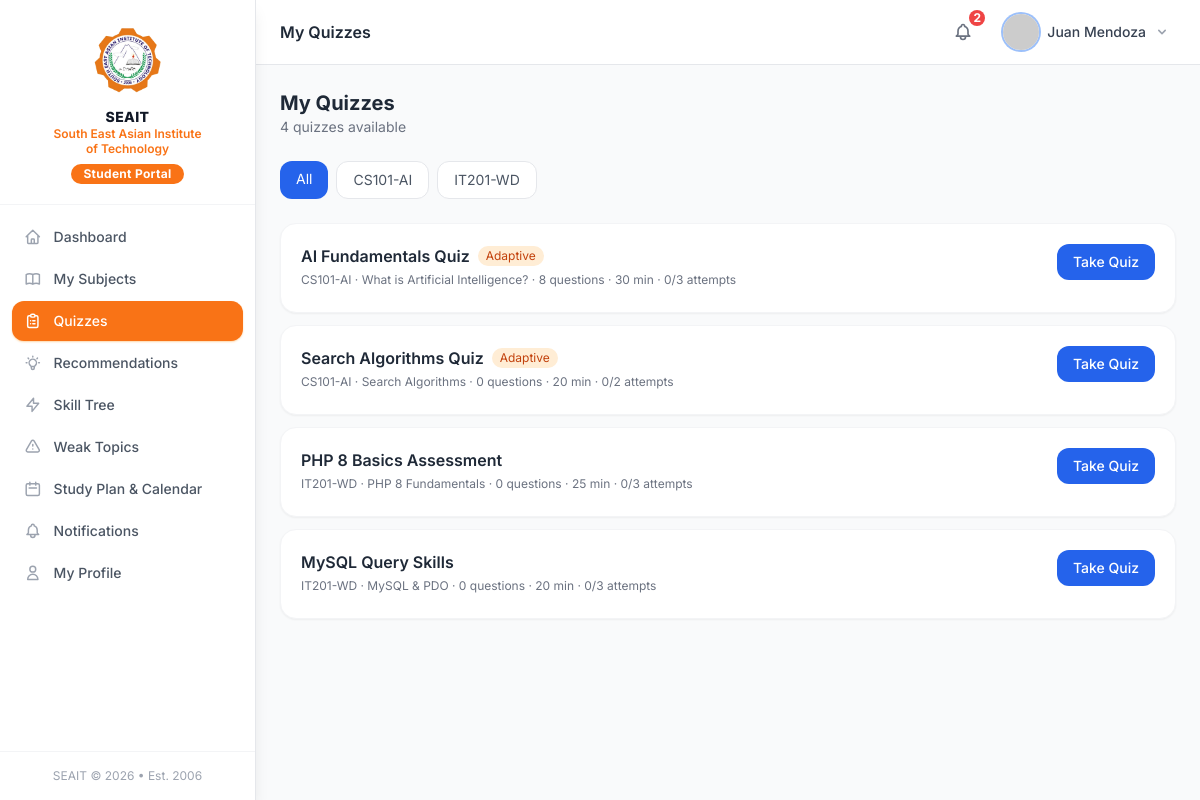
/modules/student/quiz_list.php (signed in), run on the app's committed database.
### tables this page shows
CREATE TABLE courses (
    id              INT UNSIGNED AUTO_INCREMENT PRIMARY KEY,
    teacher_id      INT UNSIGNED NOT NULL,
    department_id   INT UNSIGNED DEFAULT NULL,
    title           VARCHAR(200) NOT NULL,
    code            VARCHAR(30)  NOT NULL UNIQUE,
    description     TEXT         DEFAULT NULL,
    thumbnail       VARCHAR(255) DEFAULT NULL,
    credits         TINYINT UNSIGNED DEFAULT 3,
    is_published    TINYINT(1)   NOT NULL DEFAULT 0,
    is_active       TINYINT(1)   NOT NULL DEFAULT 1,
    created_at      DATETIME     NOT NULL DEFAULT CURRENT_TIMESTAMP,
    updated_at      DATETIME     NOT NULL DEFAULT CURRENT_TIMESTAMP ON UPDATE CURRENT_TIMESTAMP,
    FOREIGN KEY (teacher_id)    REFERENCES teachers(id)    ON DELETE CASCADE,
    FOREIGN KEY (department_id) REFERENCES departments(id) ON DELETE SET NULL,
    INDEX idx_teacher    (teacher_id),
    INDEX idx_published  (is_published),
    INDEX idx_active     (is_active)
);

CREATE TABLE quizzes (
    id              INT UNSIGNED AUTO_INCREMENT PRIMARY KEY,
    course_id       INT UNSIGNED NOT NULL,
    lesson_id       INT UNSIGNED DEFAULT NULL,
    teacher_id      INT UNSIGNED NOT NULL,
    title           VARCHAR(200) NOT NULL,
    description     TEXT         DEFAULT NULL,
    instructions    TEXT         DEFAULT NULL,
    time_limit      SMALLINT UNSIGNED DEFAULT NULL COMMENT 'minutes; NULL = no limit',
    passing_score   TINYINT UNSIGNED NOT NULL DEFAULT 60,
    max_attempts    TINYINT UNSIGNED NOT NULL DEFAULT 3,
    shuffle_questions TINYINT(1) NOT NULL DEFAULT 0,
    shuffle_choices   TINYINT(1) NOT NULL DEFAULT 0,
    show_results    TINYINT(1)   NOT NULL DEFAULT 1,
    is_adaptive     TINYINT(1)   NOT NULL DEFAULT 0,
    is_published    TINYINT(1)   NOT NULL DEFAULT 0,
    scheduled_at    DATETIME     DEFAULT NULL,
    deadline        DATETIME     DEFAULT NULL,
    join_code       VARCHAR(10)  DEFAULT NULL,
    created_at      DATETIME     NOT NULL DEFAULT CURRENT_TIMESTAMP,
    updated_at      DATETIME     NOT NULL DEFAULT CURRENT_TIMESTAMP ON UPDATE CURRENT_TIMESTAMP,
    FOREIGN KEY (course_id)  REFERENCES courses(id)  ON DELETE CASCADE,
    FOREIGN KEY (lesson_id)  REFERENCES lessons(id)  ON DELETE SET NULL,
    FOREIGN KEY (teacher_id) REFERENCES teachers(id) ON DELETE CASCADE,
    INDEX idx_course     (course_id),
    INDEX idx_lesson     (lesson_id),
    INDEX idx_published  (is_published),
    INDEX idx_deadline   (deadline),
    UNIQUE KEY uk_join_code (join_code)
);

CREATE TABLE lessons (
    id          INT UNSIGNED AUTO_INCREMENT PRIMARY KEY,
    course_id   INT UNSIGNED NOT NULL,
    title       VARCHAR(200) NOT NULL,
    description TEXT         DEFAULT NULL,
    sort_order  SMALLINT UNSIGNED NOT NULL DEFAULT 0,
    is_published TINYINT(1)  NOT NULL DEFAULT 0,
    created_at  DATETIME     NOT NULL DEFAULT CURRENT_TIMESTAMP,
    updated_at  DATETIME     NOT NULL DEFAULT CURRENT_TIMESTAMP ON UPDATE CURRENT_TIMESTAMP,
    FOREIGN KEY (course_id) REFERENCES courses(id) ON DELETE CASCADE,
    INDEX idx_course    (course_id),
    INDEX idx_sort      (sort_order),
    INDEX idx_published (is_published)
);

### core/Auth.php (called while the page is built, shortened)
<?php
class Auth
{
    public static function id(): ?int
    {
        return $_SESSION['user_id'] ?? null;
    }
}

### core/Database.php (called while the page is built, shortened)
<?php
class Database
{
    private static ?PDO $instance = null;
    public static function getInstance(): PDO
    {
        if (self::$instance === null) {
            $dsn = sprintf(
                'mysql:host=%s;port=%s;dbname=%s;charset=%s',
                DB_HOST, DB_PORT, DB_NAME, DB_CHARSET
            );
            $options = [
                PDO::ATTR_ERRMODE            => PDO::ERRMODE_EXCEPTION,
                PDO::ATTR_DEFAULT_FETCH_MODE => PDO::FETCH_ASSOC,
                PDO::ATTR_EMULATE_PREPARES   => false,
                PDO::MYSQL_ATTR_INIT_COMMAND => "SET NAMES utf8mb4 COLLATE utf8mb4_unicode_ci",
            ];
            try {
                self::$instance = new PDO($dsn, DB_USER, DB_PASS, $options);
            } catch (PDOException $e) {
                if (APP_DEBUG) {
                    die('Database connection failed: ' . $e->getMessage());
                }
                die('A database error occurred. Please try again later.');
            }
        }
        return self::$instance;
    }
    public static function query(string $sql, array $params = []): PDOStatement
    {
        $stmt = self::getInstance()->prepare($sql);
        $stmt->execute($params);
        return $stmt;
    }
    public static function fetchOne(string $sql, array $params = []): ?array
    {
        $row = self::query($sql, $params)->fetch();
        return $row ?: null;
    }
    public static function fetchAll(string $sql, array $params = []): array
    {
        return self::query($sql, $params)->fetchAll();
    }
}

### core/Helpers.php (called while the page is built, shortened)
<?php
function e(mixed $value): string
{
    return htmlspecialchars((string) $value, ENT_QUOTES | ENT_HTML5, 'UTF-8');
}
function getInt(string $key, int $default = 0): int
{
    return (int) ($_GET[$key] ?? $default);
}
function getStudentProfile(int $userId): ?array
{
    return Database::fetchOne(
        "SELECT s.*, u.first_name, u.last_name, u.email, u.avatar
         FROM students s JOIN users u ON u.id = s.user_id
         WHERE u.id = ? LIMIT 1",
        [$userId]
    );
}

### modules/student/quiz_list.php (the view, shortened to what this page needs)
<?php
$student  = getStudentProfile(Auth::id());
$sid      = (int)$student['id'];
$courseId = getInt('course_id');
$where    = "WHERE (q.is_published=1 OR (q.scheduled_at IS NOT NULL AND q.scheduled_at <= NOW())) AND e.student_id=? AND e.status='active'";
$params   = [$sid];
$quizzes = Database::fetchAll(
    "SELECT q.*, c.title course_title, c.code course_code, l.title lesson_title,
            COUNT(DISTINCT qq.id) question_count,
            COALESCE(best.best_score,NULL) best_score,
            COALESCE(att.attempt_count,0) attempt_count,
            in_prog.id in_progress_id
     FROM quizzes q
     JOIN courses c ON c.id=q.course_id
     JOIN enrollments e ON e.course_id=c.id
     LEFT JOIN lessons l ON l.id=q.lesson_id
     LEFT JOIN quiz_questions qq ON qq.quiz_id=q.id
     LEFT JOIN (
         SELECT quiz_id, MAX(percentage) best_score
         FROM quiz_attempts WHERE student_id=? AND status='completed' GROUP BY quiz_id
     ) best ON best.quiz_id=q.id
     LEFT JOIN (
         SELECT quiz_id, COUNT(*) attempt_count FROM quiz_attempts WHERE student_id=? GROUP BY quiz_id
     ) att ON att.quiz_id=q.id
     LEFT JOIN (
         SELECT id, quiz_id FROM quiz_attempts WHERE student_id=? AND status='in_progress' ORDER BY id DESC LIMIT 1
     ) in_prog ON in_prog.quiz_id=q.id
     {$where}
     GROUP BY q.id ORDER BY q.deadline ASC, q.created_at DESC",
    array_merge([$sid,$sid,$sid], $params)
);
$courses = Database::fetchAll(
    "SELECT DISTINCT c.id,c.title,c.code FROM courses c JOIN enrollments e ON e.course_id=c.id WHERE e.student_id=? AND e.status='active' ORDER BY c.title",[$sid]
);
$now = time();
?>
<!DOCTYPE html>
<html lang="en">
<head><?php include __DIR__ . '/../../includes/components/head.php'; ?></head>
<body class="bg-gray-50 min-h-screen">
<?php include __DIR__ . '/../../includes/components/sidebar_student.php'; ?>
<div class="md:ml-64 flex flex-col min-h-screen">
<?php include __DIR__ . '/../../includes/components/topbar.php'; ?>
<main class="flex-1 p-4 md:p-6 fade-in">
<div class="mb-6">
    <h2 class="text-xl font-bold text-gray-800">My Quizzes</h2>
    <p class="text-sm text-gray-500"><?= count($quizzes) ?> quizzes available</p>
</div>
<div class="flex gap-2 overflow-x-auto pb-1 mb-5">
    <a href="<?= BASE_URL ?>/modules/student/quiz_list.php"
       class="px-4 py-2 rounded-xl text-sm whitespace-nowrap flex-shrink-0 <?= !$courseId?'bg-blue-600 text-white':'bg-white border border-gray-200 text-gray-600 hover:bg-gray-50' ?>">
        All
    </a>
    <?php foreach ($courses as $c): ?>
    <a href="?course_id=<?= $c['id'] ?>"
       class="px-4 py-2 rounded-xl text-sm whitespace-nowrap flex-shrink-0 <?= $courseId==$c['id']?'bg-blue-600 text-white':'bg-white border border-gray-200 text-gray-600 hover:bg-gray-50' ?>">
        <?= e($c['code']) ?>
    </a>
    <?php endforeach; ?>
</div>
<div class="space-y-3">
<?php foreach ($quizzes as $q):
    $taken     = $q['best_score'] !== null;
    $expired   = $q['deadline'] && strtotime($q['deadline']) < $now;
    $maxed     = (int)$q['attempt_count'] >= (int)$q['max_attempts'];
    $inProg    = $q['in_progress_id'];
    $canTake   = !$expired && !$maxed;
?>
<div class="bg-white rounded-2xl shadow-sm border <?= $inProg?'border-amber-200':($taken?'border-green-100':'border-gray-100') ?> p-5">
    <div class="flex flex-col sm:flex-row sm:items-start justify-between gap-3">
        <div class="flex-1 min-w-0">
            <div class="flex items-center gap-2 flex-wrap mb-1">
                <h3 class="font-semibold text-gray-800"><?= e($q['title']) ?></h3>
                <?php if ($q['is_adaptive']): ?>
                <span class="px-2 py-0.5 rounded-full text-xs bg-orange-100 text-orange-700">Adaptive</span>
                <?php endif; ?>
            </div>
            <p class="text-xs text-gray-500 mb-1">
                <?= e($q['course_code']) ?>
                <?php if ($q['lesson_title']): ?> · <?= e($q['lesson_title']) ?><?php endif; ?>
                · <?= $q['question_count'] ?> questions
                <?php if ($q['time_limit']): ?> · <?= $q['time_limit'] ?> min<?php endif; ?>
                · <?= $q['attempt_count'] ?>/<?= $q['max_attempts'] ?> attempts
            </p>
        </div>
        <div class="flex items-center gap-2 flex-shrink-0">
            <?php if ($canTake && !$taken && !$inProg): ?>
            <a href="<?= BASE_URL ?>/modules/student/take_quiz.php?quiz_id=<?= $q['id'] ?>"
               class="px-4 py-2 bg-blue-600 text-white text-sm font-medium rounded-xl hover:bg-blue-700 transition">
                Take Quiz
            </a>
            <?php endif; ?>
        </div>
    </div>
</div>
<?php endforeach; ?>
</div>
</main>
</div>
</body>
</html>

### includes/components/head.php (style rules this page uses)
body { font-family: 'Inter', system-ui, sans-serif; }
.fade-in { animation: fadeIn .25s ease-in-out; }

### data on the page
courses: code "CS101-AI"
courses: code "IT201-WD"
quizzes: title "AI Fundamentals Quiz", is_adaptive "Adaptive", course.code "CS101-AI", lesson.title "What is Artificial Intelligence?", question_count "8", time_limit "30", attempt_count "0", max_attempts "3"
quizzes: title "Search Algorithms Quiz", is_adaptive "Adaptive", course.code "CS101-AI", lesson.title "Search Algorithms", question_count "0", time_limit "20", attempt_count "0", max_attempts "2"
quizzes: title "PHP 8 Basics Assessment", course.code "IT201-WD", lesson.title "PHP 8 Fundamentals", question_count "0", time_limit "25", attempt_count "0", max_attempts "3"
quizzes: title "MySQL Query Skills", course.code "IT201-WD", lesson.title "MySQL & PDO", question_count "0", time_limit "20", attempt_count "0", max_attempts "3"

### other printed values
$item['label'] "Dashboard"
$item['label'] "My Subjects"
$item['label'] "Quizzes"
$item['label'] "Recommendations"
$item['label'] "Skill Tree"
$item['label'] "Weak Topics"
$item['label'] "Study Plan & Calendar"
$item['label'] "Notifications"
$item['label'] "My Profile"
$pageTitle "My Quizzes"
$notifCount "2"
$userName "Juan Mendoza"
count($quizzes) "4"
